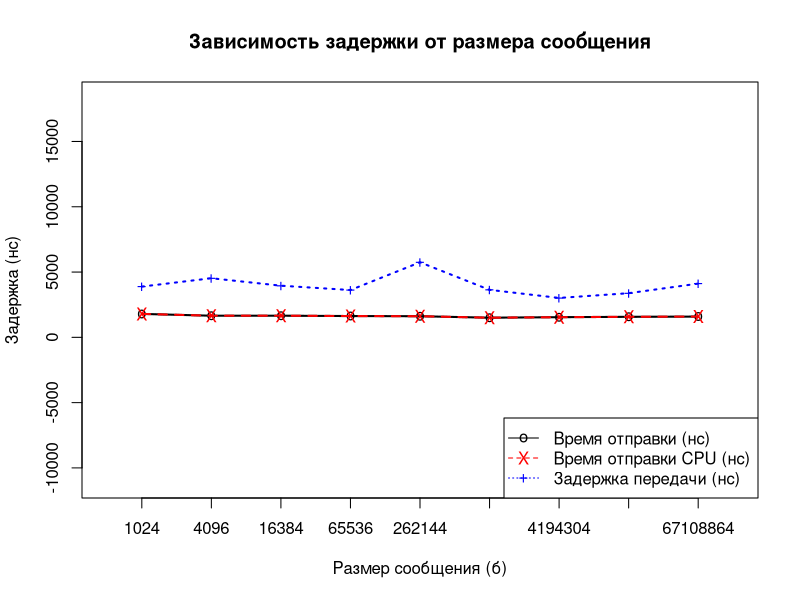
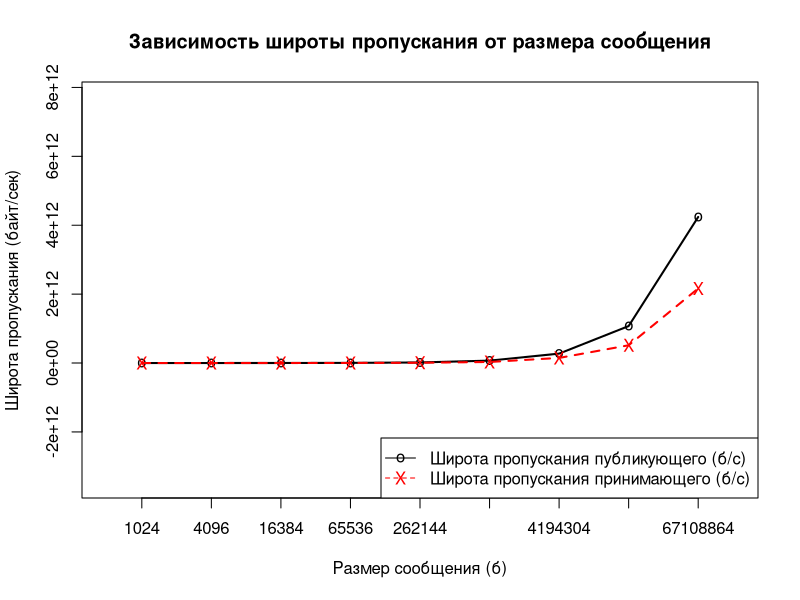
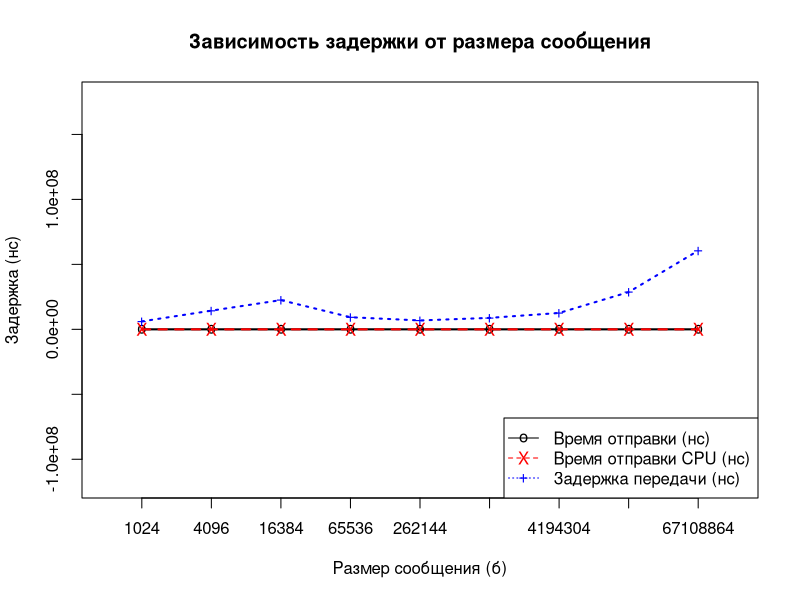
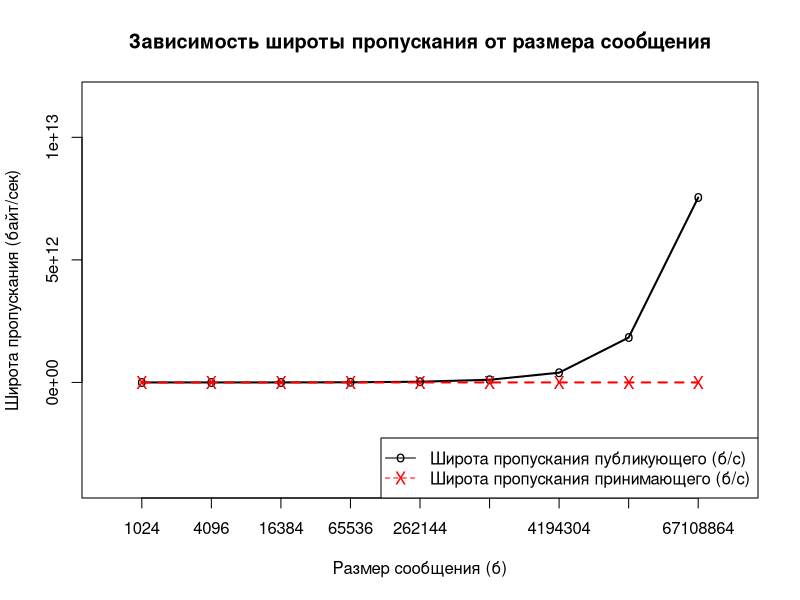
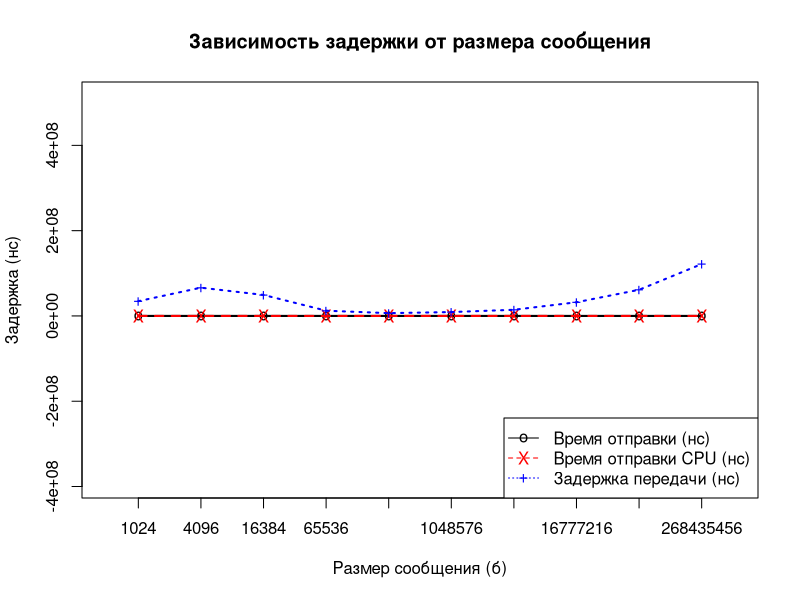
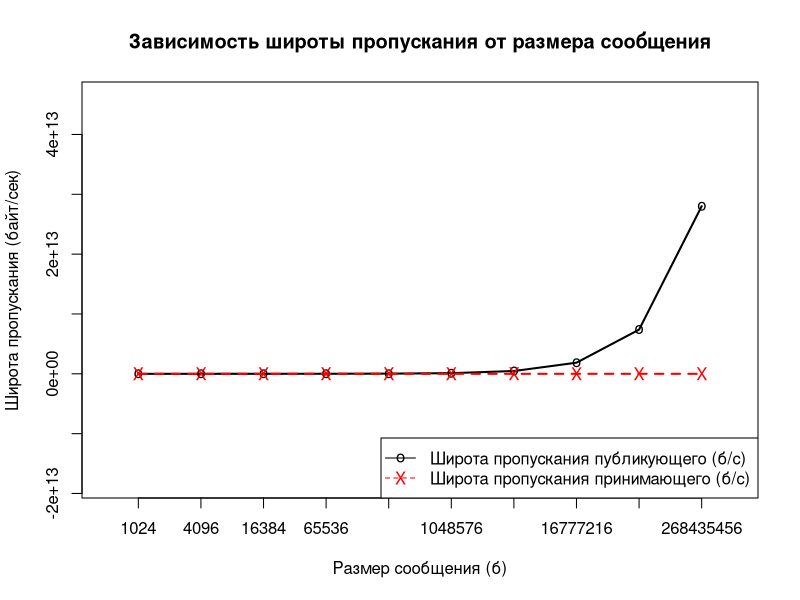
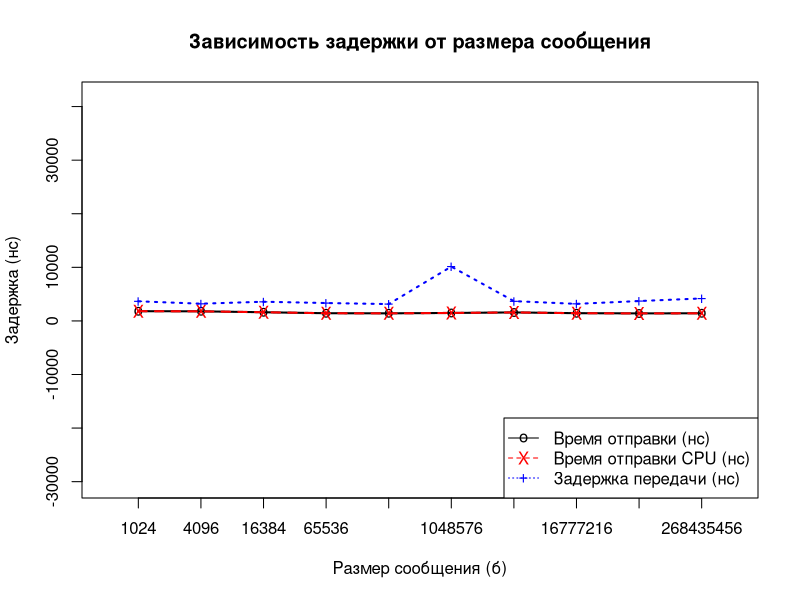
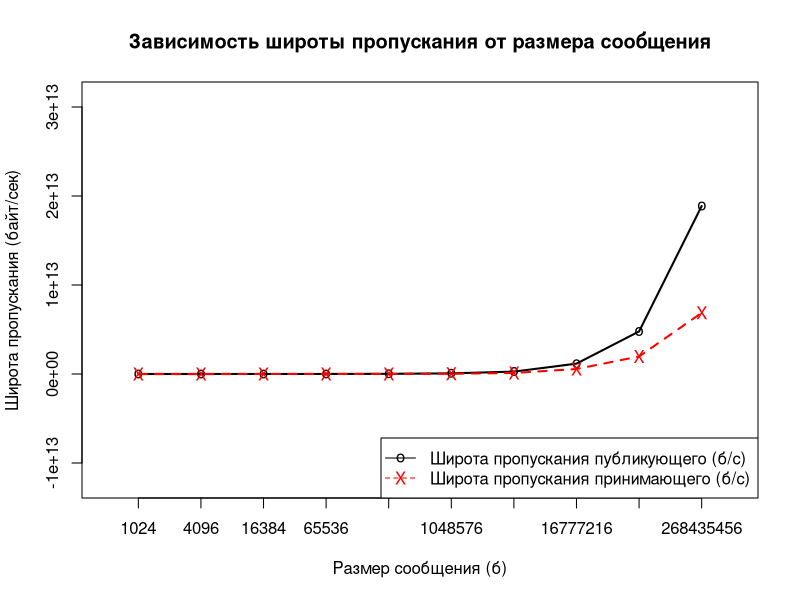

Here is the R script that generated these plots, in order:
## ---- chunk 1
#png(filename="plot.png", width = 1600, height = 900)
size <- c(1024, 4096, 16384, 65536, 262144, 1048576, 4194304, 16777216, 67108864)
real_time <- c(1794.7186319, 1656.0838081999998, 1657.7157215, 1630.5704070999998, 1616.5322531, 1503.7493749999999, 1543.3212322999998, 1571.2986896999998, 1589.9019902000002)
cpu_time <- c(1795.864012, 1655.8415681, 1657.9540108, 1630.9049162000001, 1616.7235234999996, 1503.4641225, 1543.3403649, 1571.571565, 1590.60727)
bytes_per_second <- c(4853778.761585699, 83407865.56992581, 827121360.8949069, 3867483129.867816, 16152920547.767572, 69569598974.06021, 273245737099.94342, 1073081021196.8617, 4239222165995.8594)
manual_time <- c(3887.3, 4526.4, 3955.5, 3621.7, 5747.3, 3637.3, 3016.8, 3380.0, 4113.9)
manual_bps <- c(27558159.649204694, 131191703.4346489, 425539842.24463284, 2045345401.1722145, 7049883608.697081, 30478477481.634228, 147734504859.9131, 514920585433.5671, 2164415352358.4302)
df <- data.frame("factor"=size, "Время отправки (нс)"=real_time, "Время отправки CPU (нс)"=cpu_time, "Широта пропускания публикующего (б/с)"=bytes_per_second, "Задержка передачи (нс)"=manual_time, "Широта пропускания принимающего (б/с)"=manual_bps)
plot(factor(size, levels=size), real_time, type="o", col="black", lty=0, ylim=c(-11124.571873624449, 18375.33599612445), xlab="", ylab="")
points(factor(size, levels=size), real_time, col="black", pch="o")
lines(factor(size, levels=size), real_time, col="black", lty=1, lwd=2)
title(main="Зависимость задержки от размера сообщения", xlab="Размер сообщения (б)", ylab="Задержка (нс)")
points(factor(size, levels=size), cpu_time, col="red", pch="X")
lines(factor(size, levels=size), cpu_time, col="red", lty=2, lwd=2)
points(factor(size, levels=size), manual_time, col="blue", pch="+")
lines(factor(size, levels=size), manual_time, col="blue", lty=3, lwd=2)
legend("bottomright", legend=c("Время отправки (нс)", "Время отправки CPU (нс)", "Задержка передачи (нс)"), col=c("black", "red", "blue"), lty=c(1, 2, 3), pch=c("o", "X", "+"), ncol=1)
plot(factor(size, levels=size), bytes_per_second, type="o", col="black", lty=0, ylim=c(-3471166404557.8193, 7710393424332.439), xlab="", ylab="")
points(factor(size, levels=size), bytes_per_second, col="black", pch="o")
lines(factor(size, levels=size), bytes_per_second, col="black", lty=1, lwd=2)
title(main="Зависимость широты пропускания от размера сообщения", xlab="Размер сообщения (б)", ylab="Широта пропускания (байт/сек)")
points(factor(size, levels=size), manual_bps, col="red", pch="X")
lines(factor(size, levels=size), manual_bps, col="red", lty=2, lwd=2)
legend("bottomright", legend=c("Широта пропускания публикующего (б/с)", "Широта пропускания принимающего (б/с)"), col=c("black", "red"), lty=c(1, 2), pch=c("o", "X"), ncol=1)
## ---- chunk 2
#png(filename="plot.png", width = 1600, height = 900)
size <- c(1024, 4096, 16384, 65536, 262144, 1048576, 4194304, 16777216, 67108864)
real_time <- c(1122.6468948, 1109.8495050000001, 1091.7597360000002, 1185.7989599, 894.1334531, 960.8632263000002, 1067.0151218, 918.6111011, 890.4206820999998)
cpu_time <- c(1119.9821877999998, 1106.9932056, 1088.6530892, 1183.3674303000003, 886.7807753999999, 952.0783027, 1058.0215409, 911.7032061999998, 883.5805469999999)
bytes_per_second <- c(8113368.4283499, 131560437.0188622, 1295662393.2351851, 5635256834.389523, 29046179175.038452, 109050619333.65392, 397820664918.36224, 1831473562830.4902, 7542320470154.612)
manual_time <- c(6118035.8, 14367990.7, 22488837.2, 9313783.0, 6840089.6, 8817207.8, 12587785.0, 28643665.2, 60538946.8)
manual_bps <- c(30619.416385, 35082.9929197, 76106.4533962, 740431.6069606, 3901140.533323, 12095738.4135749, 33809618.682818905, 59159007.803795494, 17893148.120781202)
df <- data.frame("factor"=size, "Время отправки (нс)"=real_time, "Время отправки CPU (нс)"=cpu_time, "Широта пропускания публикующего (б/с)"=bytes_per_second, "Задержка передачи (нс)"=manual_time, "Широта пропускания принимающего (б/с)"=manual_bps)
plot(factor(size, levels=size), real_time, type="o", col="black", lty=0, ylim=c(-117954697.44493994, 178494527.82548693), xlab="", ylab="")
points(factor(size, levels=size), real_time, col="black", pch="o")
lines(factor(size, levels=size), real_time, col="black", lty=1, lwd=2)
title(main="Зависимость задержки от размера сообщения", xlab="Размер сообщения (б)", ylab="Задержка (нс)")
points(factor(size, levels=size), cpu_time, col="red", pch="X")
lines(factor(size, levels=size), cpu_time, col="red", lty=2, lwd=2)
points(factor(size, levels=size), manual_time, col="blue", pch="+")
lines(factor(size, levels=size), manual_time, col="blue", lty=3, lwd=2)
legend("bottomright", legend=c("Время отправки (нс)", "Время отправки CPU (нс)", "Задержка передачи (нс)"), col=c("black", "red", "blue"), lty=c(1, 2, 3), pch=c("o", "X", "+"), ncol=1)
plot(factor(size, levels=size), bytes_per_second, type="o", col="black", lty=0, ylim=c(-4086098520933.1953, 11628419021707.225), xlab="", ylab="")
points(factor(size, levels=size), bytes_per_second, col="black", pch="o")
lines(factor(size, levels=size), bytes_per_second, col="black", lty=1, lwd=2)
title(main="Зависимость широты пропускания от размера сообщения", xlab="Размер сообщения (б)", ylab="Широта пропускания (байт/сек)")
points(factor(size, levels=size), manual_bps, col="red", pch="X")
lines(factor(size, levels=size), manual_bps, col="red", lty=2, lwd=2)
legend("bottomright", legend=c("Широта пропускания публикующего (б/с)", "Широта пропускания принимающего (б/с)"), col=c("black", "red"), lty=c(1, 2), pch=c("o", "X"), ncol=1)
## ---- chunk 3
#png(filename="plot.png", width = 1600, height = 900)
size <- c(1024, 4096, 16384, 65536, 262144, 1048576, 4194304, 16777216, 67108864, 268435456)
real_time <- c(1137.5120611, 975.5428243999999, 905.3395839000001, 942.8018900999999, 888.3077407999999, 963.5165718999999, 894.9838384999999, 918.141224, 918.7508451, 968.1491848999998)
cpu_time <- c(1135.0593776, 975.4916464, 905.1353268, 940.2535633, 885.8471913999999, 958.0350892, 887.0755938, 914.3749582, 913.5676089000001, 964.1400860000001)
bytes_per_second <- c(7861533.502788101, 142614204.5858677, 1532311739.398297, 6798970992.628386, 29637120128.654713, 110912738338.9644, 468575985289.80206, 1859599163296.6575, 7387839581791.778, 28013430475900.832)
manual_time <- c(34593585.6, 66284543.8, 49254540.7, 12321882.9, 6532605.4, 9083078.3, 14431866.2, 32068348.1, 61316396.3, 121641351.6)
manual_bps <- c(2976.0925631, 6653.4779131000005, 39233.059778899995, 562334.9283886, 4105443.6851007, 11637641.384385899, 29476139.294398703, 53057690.37101771, 17697833.332836203, 8891360.2824183)
df <- data.frame("factor"=size, "Время отправки (нс)"=real_time, "Время отправки CPU (нс)"=cpu_time, "Широта пропускания публикующего (б/с)"=bytes_per_second, "Задержка передачи (нс)"=manual_time, "Широта пропускания принимающего (б/с)"=manual_bps)
plot(factor(size, levels=size), real_time, type="o", col="black", lty=0, ylim=c(-390805362.853975, 512447600.3011664), xlab="", ylab="")
points(factor(size, levels=size), real_time, col="black", pch="o")
lines(factor(size, levels=size), real_time, col="black", lty=1, lwd=2)
title(main="Зависимость задержки от размера сообщения", xlab="Размер сообщения (б)", ylab="Задержка (нс)")
points(factor(size, levels=size), cpu_time, col="red", pch="X")
lines(factor(size, levels=size), cpu_time, col="red", lty=2, lwd=2)
points(factor(size, levels=size), manual_time, col="blue", pch="+")
lines(factor(size, levels=size), manual_time, col="blue", lty=3, lwd=2)
legend("bottomright", legend=c("Время отправки (нс)", "Время отправки CPU (нс)", "Задержка передачи (нс)"), col=c("black", "red", "blue"), lty=c(1, 2, 3), pch=c("o", "X", "+"), ncol=1)
plot(factor(size, levels=size), bytes_per_second, type="o", col="black", lty=0, ylim=c(-18179537801720.773, 46192968280597.7), xlab="", ylab="")
points(factor(size, levels=size), bytes_per_second, col="black", pch="o")
lines(factor(size, levels=size), bytes_per_second, col="black", lty=1, lwd=2)
title(main="Зависимость широты пропускания от размера сообщения", xlab="Размер сообщения (б)", ylab="Широта пропускания (байт/сек)")
points(factor(size, levels=size), manual_bps, col="red", pch="X")
lines(factor(size, levels=size), manual_bps, col="red", lty=2, lwd=2)
legend("bottomright", legend=c("Широта пропускания публикующего (б/с)", "Широта пропускания принимающего (б/с)"), col=c("black", "red"), lty=c(1, 2), pch=c("o", "X"), ncol=1)
## ---- chunk 4
#png(filename="plot.png", width = 1600, height = 900)
size <- c(1024, 4096, 16384, 65536, 262144, 1048576, 4194304, 16777216, 67108864, 268435456)
real_time <- c(1815.9800179000001, 1788.4149814, 1618.3398138, 1435.2221623, 1413.370477, 1484.5248925, 1585.3241922999998, 1443.4481447000003, 1403.170987, 1424.4405643)
cpu_time <- c(1816.8241794, 1789.061245, 1618.6224569, 1434.8823903999998, 1412.5217159999997, 1483.8891529, 1585.3865991999999, 1442.6063054, 1402.2039458, 1423.9961931)
bytes_per_second <- c(4755855.7589009, 77191622.6796711, 867788083.9928226, 4389681286.868398, 18374696697.819588, 70527278089.74957, 268931708573.8851, 1164010771142.8352, 4783153793710.275, 18874299188878.996)
manual_time <- c(3659.2, 3211.7, 3580.8, 3337.2, 3142.2, 10135.6, 3690.6, 3180.9, 3706.9, 4192.9)
manual_bps <- c(30602920.9948422, 134220039.9778034, 517801010.9657726, 2012939275.117082, 9093963444.268234, 27903848647.134594, 114665149353.29964, 559199285850.928, 1967786794721.316, 6869930035303.737)
df <- data.frame("factor"=size, "Время отправки (нс)"=real_time, "Время отправки CPU (нс)"=cpu_time, "Широта пропускания публикующего (б/с)"=bytes_per_second, "Задержка передачи (нс)"=manual_time, "Широта пропускания принимающего (б/с)"=manual_bps)
plot(factor(size, levels=size), real_time, type="o", col="black", lty=0, ylim=c(-30172.2004857712, 41710.0044315712), xlab="", ylab="")
points(factor(size, levels=size), real_time, col="black", pch="o")
lines(factor(size, levels=size), real_time, col="black", lty=1, lwd=2)
title(main="Зависимость задержки от размера сообщения", xlab="Размер сообщения (б)", ylab="Задержка (нс)")
points(factor(size, levels=size), cpu_time, col="red", pch="X")
lines(factor(size, levels=size), cpu_time, col="red", lty=2, lwd=2)
points(factor(size, levels=size), manual_time, col="blue", pch="+")
lines(factor(size, levels=size), manual_time, col="blue", lty=3, lwd=2)
legend("bottomright", legend=c("Время отправки (нс)", "Время отправки CPU (нс)", "Задержка передачи (нс)"), col=c("black", "red", "blue"), lty=c(1, 2, 3), pch=c("o", "X", "+"), ncol=1)
plot(factor(size, levels=size), bytes_per_second, type="o", col="black", lty=0, ylim=c(-12202184413058.38, 31076488357793.137), xlab="", ylab="")
points(factor(size, levels=size), bytes_per_second, col="black", pch="o")
lines(factor(size, levels=size), bytes_per_second, col="black", lty=1, lwd=2)
title(main="Зависимость широты пропускания от размера сообщения", xlab="Размер сообщения (б)", ylab="Широта пропускания (байт/сек)")
points(factor(size, levels=size), manual_bps, col="red", pch="X")
lines(factor(size, levels=size), manual_bps, col="red", lty=2, lwd=2)
legend("bottomright", legend=c("Широта пропускания публикующего (б/с)", "Широта пропускания принимающего (б/с)"), col=c("black", "red"), lty=c(1, 2), pch=c("o", "X"), ncol=1)
## ---- chunk 5
#png(filename="plot.png", width = 1600, height = 900)
size <- c(1024, 4096, 16384, 65536, 262144, 1048576, 4194304, 16777216, 67108864)
real_time <- c(228480.6996655, 239069.72307689994, 294043.2237461, 599405.5929765, 2757791.1197324, 12549108.428762604, 39024540.451505, 165139375.3227425, 919160538.9933112)
cpu_time <- c(228600.6841527, 239188.76460180004, 294157.8857295, 599542.3858202, 2757913.4674674, 12549268.2256256, 39024988.17490201, 165140909.2456502, 919168332.6944578)
bytes_per_second <- c(864406.1567993, 3397639.180548, 11157012.311954897, 21859116.7171818, 19169743.0961094, 16827996.9726744, 21515874.492444903, 20319110.0058807, 14618378.7690909)
df <- data.frame("factor"=size, "Время отправки (нс)"=real_time, "Время отправки CPU (нс)"=cpu_time, "Широта пропускания публикующего (б/с)"=bytes_per_second)
plot(factor(size, levels=size), real_time, type="o", col="black", lty=0, ylim=c(-505586656.6882237, 1424983470.082347), xlab="", ylab="")
points(factor(size, levels=size), real_time, col="black", pch="o")
lines(factor(size, levels=size), real_time, col="black", lty=1, lwd=2)
title(main="Зависимость задержки от размера сообщения", xlab="Размер сообщения (б)", ylab="Задержка (нс)")
points(factor(size, levels=size), cpu_time, col="red", pch="X")
lines(factor(size, levels=size), cpu_time, col="red", lty=2, lwd=2)
legend("bottomright", legend=c("Время отправки (нс)", "Время отправки CPU (нс)"), col=c("black", "red"), lty=c(1, 2), pch=c("o", "X"), ncol=1)
plot(factor(size, levels=size), bytes_per_second, type="o", col="black", lty=0, ylim=c(-12274665.74142996, 34998188.615411066), xlab="", ylab="")
points(factor(size, levels=size), bytes_per_second, col="black", pch="o")
lines(factor(size, levels=size), bytes_per_second, col="black", lty=1, lwd=2)
title(main="Зависимость широты пропускания от размера сообщения", xlab="Размер сообщения (б)", ylab="Широта пропускания (байт/сек)")
legend("bottomright", legend=c("Широта пропускания публикующего (б/с)"), col=c("black"), lty=c(1), pch=c("o"), ncol=1)
